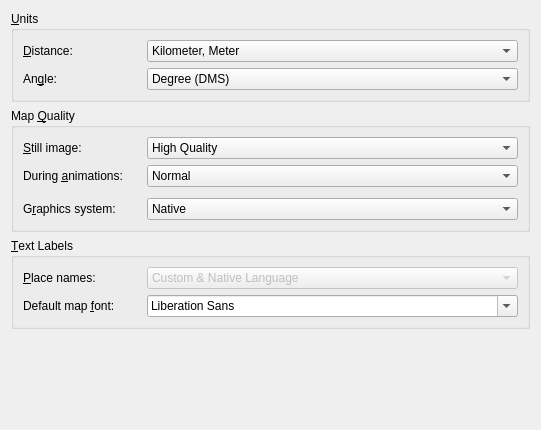
<?xml version="1.0" encoding="UTF-8"?>
<ui version="4.0">
 <class>MarbleViewSettingsWidget</class>
 <widget class="QWidget" name="MarbleViewSettingsWidget">
  <property name="geometry">
   <rect>
    <x>0</x>
    <y>0</y>
    <width>541</width>
    <height>430</height>
   </rect>
  </property>
  <layout class="QVBoxLayout" name="verticalLayout">
   <item>
    <widget class="QGroupBox" name="groupBox_units">
     <property name="title">
      <string>&amp;Units</string>
     </property>
     <layout class="QGridLayout">
      <item row="0" column="0">
       <widget class="QLabel" name="label_distanceUnit">
        <property name="sizePolicy">
         <sizepolicy hsizetype="Maximum" vsizetype="Preferred">
          <horstretch>0</horstretch>
          <verstretch>0</verstretch>
         </sizepolicy>
        </property>
        <property name="minimumSize">
         <size>
          <width>118</width>
          <height>0</height>
         </size>
        </property>
        <property name="text">
         <string>&amp;Distance:</string>
        </property>
        <property name="buddy">
         <cstring>kcfg_distanceUnit</cstring>
        </property>
       </widget>
      </item>
      <item row="0" column="1">
       <widget class="QComboBox" name="kcfg_distanceUnit">
        <property name="enabled">
         <bool>true</bool>
        </property>
        <property name="sizePolicy">
         <sizepolicy hsizetype="Preferred" vsizetype="Fixed">
          <horstretch>0</horstretch>
          <verstretch>0</verstretch>
         </sizepolicy>
        </property>
        <property name="toolTip">
         <string>&lt;html&gt;&lt;head&gt;&lt;meta name=&quot;qrichtext&quot; content=&quot;1&quot; /&gt;&lt;style type=&quot;text/css&quot;&gt;
p, li { white-space: pre-wrap; }
&lt;/style&gt;&lt;/head&gt;&lt;body style=&quot; font-family:'Sans Serif'; font-size:9pt; font-weight:400; font-style:normal;&quot;&gt;
&lt;p style=&quot; margin-top:0px; margin-bottom:0px; margin-left:0px; margin-right:0px; -qt-block-indent:0; text-indent:0px;&quot;&gt;The unit that gets used to measure altitude, lengths and distances (e.g. km, mi, ft).&lt;/p&gt;&lt;/body&gt;&lt;/html&gt;</string>
        </property>
        <item>
         <property name="text">
          <string>Kilometer, Meter</string>
         </property>
        </item>
        <item>
         <property name="text">
          <string>Miles, Feet</string>
         </property>
        </item>
       </widget>
      </item>
      <item row="1" column="0">
       <widget class="QLabel" name="label_angleUnit">
        <property name="sizePolicy">
         <sizepolicy hsizetype="Maximum" vsizetype="Preferred">
          <horstretch>0</horstretch>
          <verstretch>0</verstretch>
         </sizepolicy>
        </property>
        <property name="text">
         <string>An&amp;gle:</string>
        </property>
        <property name="buddy">
         <cstring>kcfg_angleUnit</cstring>
        </property>
       </widget>
      </item>
      <item row="1" column="1">
       <widget class="QComboBox" name="kcfg_angleUnit">
        <property name="enabled">
         <bool>true</bool>
        </property>
        <property name="toolTip">
         <string>&lt;html&gt;&lt;head&gt;&lt;meta name=&quot;qrichtext&quot; content=&quot;1&quot; /&gt;&lt;style type=&quot;text/css&quot;&gt;
p, li { white-space: pre-wrap; }
&lt;/style&gt;&lt;/head&gt;&lt;body style=&quot; font-family:'Sans Serif'; font-size:9pt; font-weight:400; font-style:normal;&quot;&gt;
&lt;p style=&quot; margin-top:0px; margin-bottom:0px; margin-left:0px; margin-right:0px; -qt-block-indent:0; text-indent:0px;&quot;&gt;Specifies the notation of angles in coordinates: By default the Degree-Minute-Second notation (e.g. 54°30'00&quot; ) gets used. As an alternative you can choose decimal degrees (e.g. 54.5°).&lt;/p&gt;&lt;/body&gt;&lt;/html&gt;</string>
        </property>
        <item>
         <property name="text">
          <string>Degree (DMS)</string>
         </property>
        </item>
        <item>
         <property name="text">
          <string>Degree (Decimal)</string>
         </property>
        </item>
       </widget>
      </item>
     </layout>
    </widget>
   </item>
   <item>
    <widget class="QGroupBox" name="groupBox_mapQuality">
     <property name="title">
      <string>Map &amp;Quality</string>
     </property>
     <layout class="QGridLayout">
      <item row="0" column="0">
       <widget class="QLabel" name="label_stillQuality">
        <property name="sizePolicy">
         <sizepolicy hsizetype="Maximum" vsizetype="Preferred">
          <horstretch>0</horstretch>
          <verstretch>0</verstretch>
         </sizepolicy>
        </property>
        <property name="minimumSize">
         <size>
          <width>118</width>
          <height>0</height>
         </size>
        </property>
        <property name="text">
         <string>&amp;Still image:</string>
        </property>
        <property name="buddy">
         <cstring>kcfg_stillQuality</cstring>
        </property>
       </widget>
      </item>
      <item row="0" column="1">
       <widget class="QComboBox" name="kcfg_stillQuality">
        <property name="toolTip">
         <string>&lt;html&gt;&lt;head&gt;&lt;meta name=&quot;qrichtext&quot; content=&quot;1&quot; /&gt;&lt;style type=&quot;text/css&quot;&gt;
p, li { white-space: pre-wrap; }
&lt;/style&gt;&lt;/head&gt;&lt;body style=&quot; font-family:'Sans Serif'; font-size:9pt; font-weight:400; font-style:normal;&quot;&gt;
&lt;p style=&quot; margin-top:0px; margin-bottom:0px; margin-left:0px; margin-right:0px; -qt-block-indent:0; text-indent:0px;&quot;&gt;Specifies the map quality that gets displayed while there is no user input. Usually this allows for high map quality as speed is no concern.&lt;/p&gt;&lt;/body&gt;&lt;/html&gt;</string>
        </property>
        <property name="currentIndex">
         <number>3</number>
        </property>
        <item>
         <property name="text">
          <string>Outline Quality</string>
         </property>
        </item>
        <item>
         <property name="text">
          <string>Low Quality</string>
         </property>
        </item>
        <item>
         <property name="text">
          <string>Normal</string>
         </property>
        </item>
        <item>
         <property name="text">
          <string>High Quality</string>
         </property>
        </item>
        <item>
         <property name="text">
          <string>Print Quality</string>
         </property>
        </item>
       </widget>
      </item>
      <item row="1" column="0">
       <widget class="QLabel" name="label_animationQuality">
        <property name="sizePolicy">
         <sizepolicy hsizetype="Maximum" vsizetype="Preferred">
          <horstretch>0</horstretch>
          <verstretch>0</verstretch>
         </sizepolicy>
        </property>
        <property name="text">
         <string>During &amp;animations:</string>
        </property>
        <property name="buddy">
         <cstring>kcfg_animationQuality</cstring>
        </property>
       </widget>
      </item>
      <item row="1" column="1">
       <widget class="QComboBox" name="kcfg_animationQuality">
        <property name="toolTip">
         <string>&lt;html&gt;&lt;head&gt;&lt;meta name=&quot;qrichtext&quot; content=&quot;1&quot; /&gt;&lt;style type=&quot;text/css&quot;&gt;
p, li { white-space: pre-wrap; }
&lt;/style&gt;&lt;/head&gt;&lt;body style=&quot; font-family:'Sans Serif'; font-size:9pt; font-weight:400; font-style:normal;&quot;&gt;
&lt;p style=&quot; margin-top:0px; margin-bottom:0px; margin-left:0px; margin-right:0px; -qt-block-indent:0; text-indent:0px;&quot;&gt;Specifies the map quality that gets displayed during map animations (e.g. while dragging the globe). &lt;/p&gt;
&lt;p style=&quot; margin-top:0px; margin-bottom:0px; margin-left:0px; margin-right:0px; -qt-block-indent:0; text-indent:0px;&quot;&gt;Especially on slow machines it is advisable to set this option to &quot;low quality&quot; as this will give better speed.&lt;/p&gt;&lt;/body&gt;&lt;/html&gt;</string>
        </property>
        <property name="currentIndex">
         <number>2</number>
        </property>
        <item>
         <property name="text">
          <string>Outline Quality</string>
         </property>
        </item>
        <item>
         <property name="text">
          <string>Low Quality</string>
         </property>
        </item>
        <item>
         <property name="text">
          <string>Normal</string>
         </property>
        </item>
        <item>
         <property name="text">
          <string>High Quality</string>
         </property>
        </item>
        <item>
         <property name="text">
          <string>Print Quality</string>
         </property>
        </item>
       </widget>
      </item>
      <item row="3" column="0">
       <widget class="QLabel" name="label_graphicsSystem">
        <property name="text">
         <string>G&amp;raphics system:</string>
        </property>
        <property name="buddy">
         <cstring>kcfg_graphicsSystem</cstring>
        </property>
       </widget>
      </item>
      <item row="3" column="1">
       <widget class="QComboBox" name="kcfg_graphicsSystem">
        <property name="toolTip">
         <string>Specifies the graphics system that Qt uses to draw the map.
Changing this setting might be a good idea if there are performance issues with the system's graphics drivers.</string>
        </property>
        <item>
         <property name="text">
          <string>Native</string>
         </property>
        </item>
        <item>
         <property name="text">
          <string>Raster (Software rendering)</string>
         </property>
        </item>
        <item>
         <property name="text">
          <string>OpenGL</string>
         </property>
        </item>
       </widget>
      </item>
      <item row="2" column="0">
       <spacer name="verticalSpacer">
        <property name="orientation">
         <enum>Qt::Vertical</enum>
        </property>
        <property name="sizeType">
         <enum>QSizePolicy::Fixed</enum>
        </property>
        <property name="sizeHint" stdset="0">
         <size>
          <width>20</width>
          <height>5</height>
         </size>
        </property>
       </spacer>
      </item>
     </layout>
    </widget>
   </item>
   <item>
    <widget class="QGroupBox" name="groupBox_textLabels">
     <property name="title">
      <string>&amp;Text Labels</string>
     </property>
     <layout class="QVBoxLayout">
      <item>
       <layout class="QHBoxLayout">
        <item>
         <widget class="QLabel" name="label_labelLocalization">
          <property name="sizePolicy">
           <sizepolicy hsizetype="Maximum" vsizetype="Preferred">
            <horstretch>0</horstretch>
            <verstretch>0</verstretch>
           </sizepolicy>
          </property>
          <property name="minimumSize">
           <size>
            <width>118</width>
            <height>0</height>
           </size>
          </property>
          <property name="text">
           <string>&amp;Place names:</string>
          </property>
          <property name="buddy">
           <cstring>kcfg_labelLocalization</cstring>
          </property>
         </widget>
        </item>
        <item>
         <widget class="QComboBox" name="kcfg_labelLocalization">
          <property name="enabled">
           <bool>false</bool>
          </property>
          <property name="toolTip">
           <string>&lt;html&gt;&lt;head&gt;&lt;meta name=&quot;qrichtext&quot; content=&quot;1&quot; /&gt;&lt;style type=&quot;text/css&quot;&gt;
p, li { white-space: pre-wrap; }
&lt;/style&gt;&lt;/head&gt;&lt;body style=&quot; font-family:'Sans Serif'; font-size:9pt; font-weight:400; font-style:normal;&quot;&gt;
&lt;p style=&quot; margin-top:0px; margin-bottom:0px; margin-left:0px; margin-right:0px; -qt-block-indent:0; text-indent:0px;&quot;&gt;Places often have different names in different languages. The label on the map can show the name in the user's language. Alternatively it can display the name in the official language and glyphs of that place. &lt;/p&gt;&lt;/body&gt;&lt;/html&gt;</string>
          </property>
          <item>
           <property name="text">
            <string>Custom &amp; Native Language</string>
           </property>
          </item>
          <item>
           <property name="text">
            <string>Custom Language</string>
           </property>
          </item>
          <item>
           <property name="text">
            <string>Native Language</string>
           </property>
          </item>
         </widget>
        </item>
       </layout>
      </item>
      <item>
       <layout class="QHBoxLayout">
        <item>
         <widget class="QLabel" name="label_mapFont">
          <property name="sizePolicy">
           <sizepolicy hsizetype="Maximum" vsizetype="Preferred">
            <horstretch>0</horstretch>
            <verstretch>0</verstretch>
           </sizepolicy>
          </property>
          <property name="minimumSize">
           <size>
            <width>118</width>
            <height>0</height>
           </size>
          </property>
          <property name="text">
           <string>Default map &amp;font:</string>
          </property>
          <property name="buddy">
           <cstring>kcfg_mapFont</cstring>
          </property>
         </widget>
        </item>
        <item>
         <widget class="QFontComboBox" name="kcfg_mapFont">
          <property name="toolTip">
           <string>&lt;html&gt;&lt;head&gt;&lt;meta name=&quot;qrichtext&quot; content=&quot;1&quot; /&gt;&lt;style type=&quot;text/css&quot;&gt;
p, li { white-space: pre-wrap; }
&lt;/style&gt;&lt;/head&gt;&lt;body style=&quot; font-family:'Sans Serif'; font-size:9pt; font-weight:400; font-style:normal;&quot;&gt;
&lt;p style=&quot; margin-top:0px; margin-bottom:0px; margin-left:0px; margin-right:0px; -qt-block-indent:0; text-indent:0px;&quot;&gt;The default font that gets used on the map.&lt;/p&gt;&lt;/body&gt;&lt;/html&gt;</string>
          </property>
         </widget>
        </item>
       </layout>
      </item>
     </layout>
    </widget>
   </item>
   <item>
    <spacer>
     <property name="orientation">
      <enum>Qt::Vertical</enum>
     </property>
     <property name="sizeHint" stdset="0">
      <size>
       <width>446</width>
       <height>20</height>
      </size>
     </property>
    </spacer>
   </item>
  </layout>
 </widget>
 <resources/>
 <connections/>
</ui>
